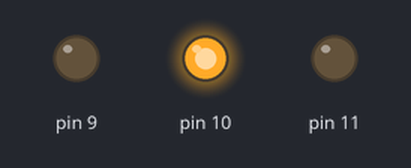
Recording of a sketch running on a simulated Arduino Uno, built with avr-gcc and run on an emulated ATmega328P. Shown: output pins drawn as LEDs (lit = HIGH).

Above: at 0.05 s.
At 3.2 s:
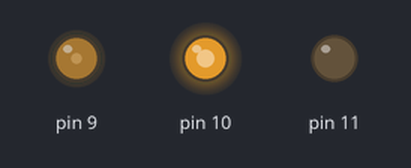
At 6.4 s:
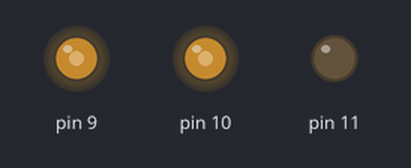
At 12.8 s:
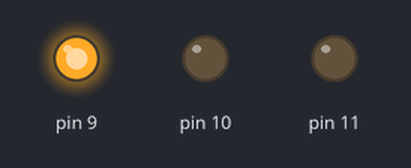
Timing chart, 0 to 16.6 s (numbered marks = the images above):
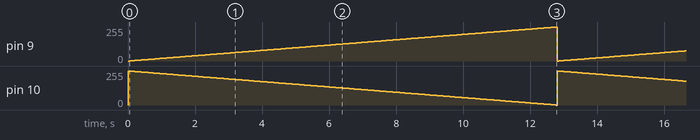

The sketch:

sketch_may19a.ino
```cpp
/* 작성일:5/19
 * 아날로그출력
 */

void setup() {
pinMode(9, OUTPUT);
pinMode(10, OUTPUT);
pinMode(11, OUTPUT);
}

void loop() {
for(int r=0;r<256;r++){
  analogWrite(9,r);
  analogWrite(10,255-r);
  analogWrite(11,0);
  delay(50);
}
/*digitalWrite(9,HIGH);
digitalWrite(10,HIGH);
digitalWrite(11,HIGH);
*/
}
```

Measured:
- by itself, pin 9: ramps from 0/255 to 255/255 and jumps back, once every 12.8 s
- by itself, pin 10: ramps from 255/255 to 0/255 and jumps back, once every 12.8 s
